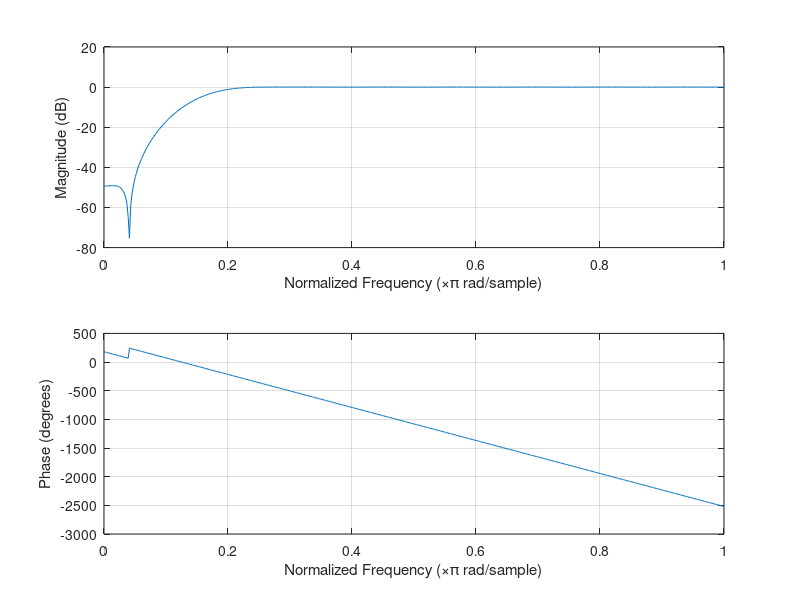

Write MATLAB code to recreate this figure.
% File Name : filter_lpf_3khz
% Author    : Moh. Tamamul Firdaus
% Date      : 21 April 2020

clear all;
n = 32; %orde filter
fs = 40000; %frekuensi sampling
fc = 3000; %frekuensi cut-off
Wn = fc/(fs/2);
b = fir1(n,Wn,'high'); %perhitungan koefisien filter dengan FIR
freqz(b); %plot Magnitude dan Phase
